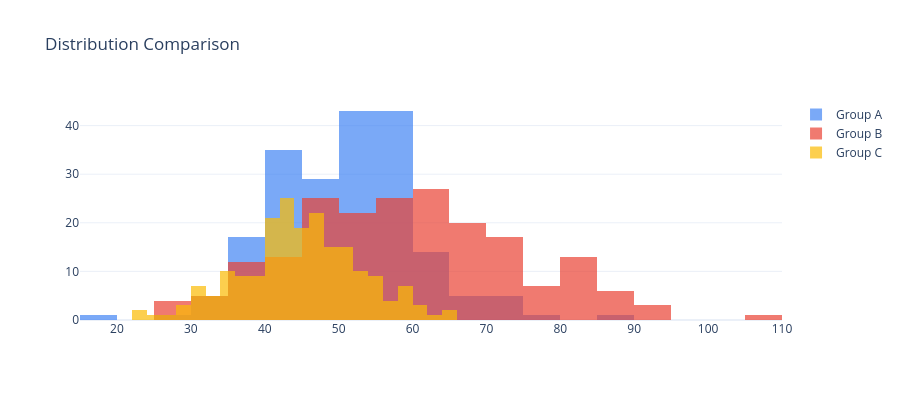

The cell this chart's notebook holds for it:
### Markdown cell above
## 3. `avr.tabs` — Horizontal tabs

Switch between figures by clicking the tab headers. Notice the **Copy** and **Download** buttons on the right.

### Code cell
fig_hist

### Figure 1 — Plotly figure (JSON) as saved in the notebook; plotly's stock layout.template omitted (floating-point values rounded to 4 significant figures; data arrays with more than 128 entries replaced by an {"elided": "..."} marker saying what was removed)
{"data": [{"marker": {"color": "#4285f4"}, "name": "Group A", "opacity": 0.7, "type": "histogram", "x": {"elided": "200 float values"}}, {"marker": {"color": "#ea4335"}, "name": "Group B", "opacity": 0.7, "type": "histogram", "x": {"elided": "200 float values"}}, {"marker": {"color": "#fbbc04"}, "name": "Group C", "opacity": 0.7, "type": "histogram", "x": {"elided": "200 float values"}}], "layout": {"barmode": "overlay", "height": 400, "title": {"text": "Distribution Comparison"}}}
